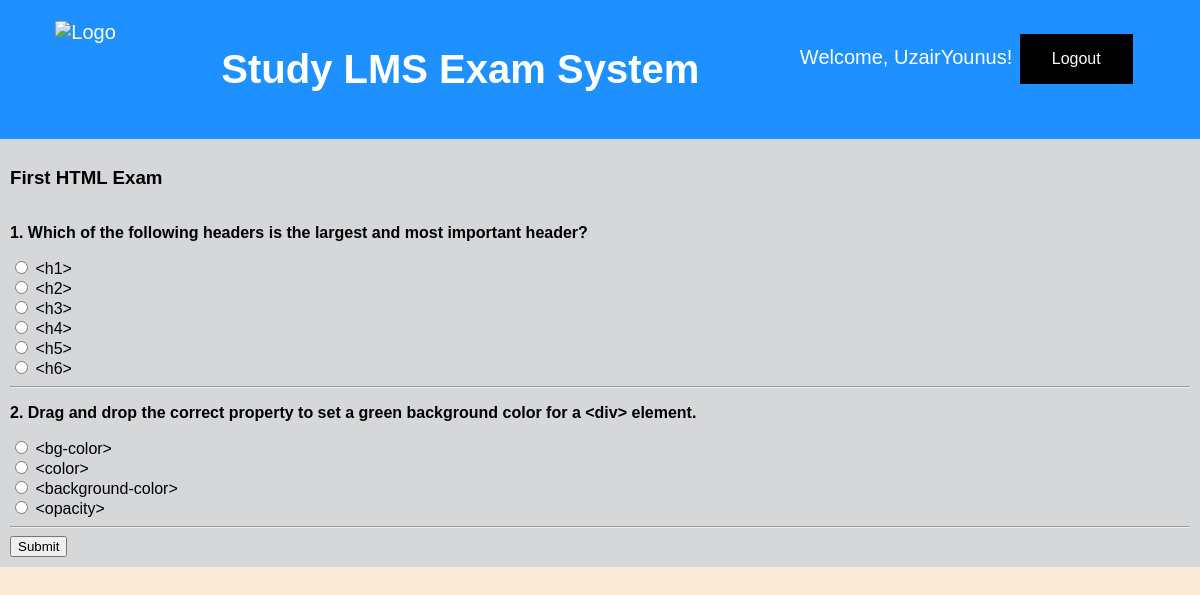
The page /quiz/1/ (signed in) on the database its author committed.
### exam/models.py (models this page shows, shortened)
class Quiz(models.Model):
    title = models.CharField(max_length=200)
    created_at = models.DateTimeField(auto_now_add=True)

class Question(models.Model):
    quiz = models.ForeignKey(Quiz, related_name='questions', on_delete=models.CASCADE)
    text = models.TextField()

class Option(models.Model):
    question = models.ForeignKey(Question, related_name='options', on_delete=models.CASCADE)
    text = models.CharField(max_length=200)
    is_correct = models.BooleanField(default=False)

### exam/views.py (the view)
# urls.py: path('quiz/<int:quiz_id>/', views.quiz_detail, name='quiz_detail'),
@login_required
def quiz_detail(request, quiz_id):
    quiz = get_object_or_404(Quiz, id=quiz_id)
    return render(request, 'exam/quiz_detail.html', {'quiz': quiz})

### exam/templates/exam/quiz_detail.html (shortened to what this page needs)
{% extends "exam/base.html" %}
{% block content %}
<h3>{{ quiz.title }}</h3>
<form method="post" action="{% url 'submit_quiz' quiz.id %}">
    {% for question in quiz.questions.all %}
        <p><strong>{{ forloop.counter }}. {{ question.text }}</strong></p>
        {% for option in question.options.all %}
            <label>
                <input type="radio" name="{{ question.id }}" value="{{ option.id }}" required>
                {{ option.text }}
            </label><br>
        {% endfor %}
        <hr>
    {% endfor %}
    <button type="submit">Submit</button>
</form>
{% endblock %}

### exam/templates/exam/base.html (shortened to what this page needs)
{% load static %}
<!DOCTYPE html>
<html>
<head>
</head>
<body>
    {% load static %}
    <link rel="stylesheet" href="{% static 'css/style.css' %}">
    <div class="container1">
        <div><img src="{% static 'logo.png' %}" alt="Logo" class="site-logo"></div>
        <div>
            <h1>Study LMS Exam System</h1>
        </div>
        <div>
            <div class="user-info">
                {% if user.is_authenticated %}
                    Welcome, {{ user.username }}!
                    <form method="post" action="{% url 'logout' %}" style="display:inline;">
                        <button type="submit">Logout</button>
                    </form>
                {% else %}
                    <a href="{% url 'login' %}">Login</a>
                {% endif %}
            </div>
        </div>
    </div>
<div class="container">
    {% block content %}{% endblock %}
</div>
</body>
</html>

### exam/static/css/style.css (style rules this page uses)
.site-logo { height: 50px; width: auto; margin-right: 15px; vertical-align: middle; }
body { background-color: antiquewhite; font-family: Arial, sans-serif; margin: 0; padding: 0; }

### exam/templates/exam/base.html (style rules this page uses)
.site-logo { height: 70px; width: auto; margin-right: 15px; vertical-align: middle; }
.user-info button { background-color: rgb(0, 0, 0); border: none; color: rgb(255, 251, 251); padding: 16px 32px; text-align: center; text-decoration: none; display: inline-block; font-size: 16px; margin: 4px 2px; transition-duration: 0.4s; cursor: pointer; }
.container1 { display: grid; grid-template-columns: auto auto auto; background-color: dodgerblue; padding: 10px; color:white; }
.container1 div { padding: 10px; font-size: 20px; text-align: center; }
.container { display: grid; grid-template-columns: auto; background-color: rgb(214, 215, 216); padding: 10px; color:rgb(0, 0, 0); }

### rows shown on the page
Quiz: title "First HTML Exam"
Question: text "Which of the following headers is the largest and most important header?"
Option: text "<h1>"
Option: text "<h2>"
Option: text "<h3>"
Option: text "<h4>"
Option: text "<h5>"
Option: text "<h6>"
Question: text "Drag and drop the correct property to set a green background color for a <div> element."
Option: text "<bg-color>"
Option: text "<color>"
Option: text "<background-color>"
Option: text "<opacity>"

### other values the page prints
{{ user.username }} "UzairYounus"
